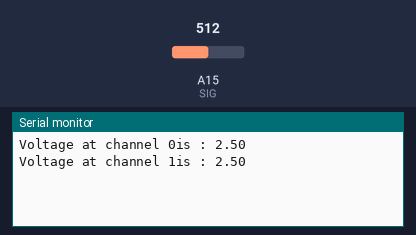
The sketch below on a simulated Arduino Mega 2560, built with avr-gcc and run on an emulated ATmega2560. Shown: the last lines printed to the serial monitor. The test bench sets the inputs (shaded band); at power-on: A15 (SIG) = 512.

Above: at 2.8 s.
2.9 s: A15 (SIG) set to 716
At 5.2 s:
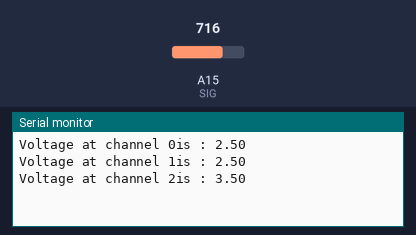
5.6 s: A15 (SIG) set to 900
At 6.9 s:
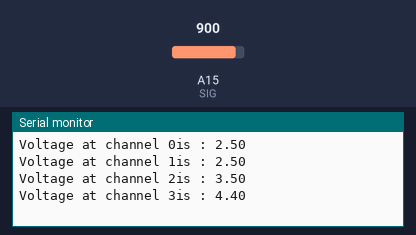
Timing chart, 0 to 8.6 s (numbered marks = the images above; inputs shaded):
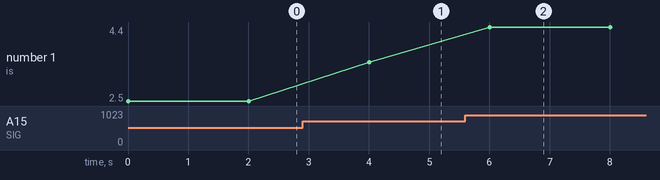

Measured:
- after the input at 2.9 s, the serial monitor: prints a new line after 1.1 s (image 1)
- after the input at 5.6 s, the serial monitor: prints a new line after 0.40 s (image 2)
- plotted number 1: 2.5 → 3.5 after the input at 2.9 s, 3.5 → 4.4 after the input at 5.6 s

The sketch:

mux_test_pcb.ino
```cpp
//Mux control pins
int s0 = 46;
int s1 = 47;
int s2 = 48;
int s3 = 49;

//Mux in "SIG" pin
int SIG = A15;


void setup(){
  pinMode(s0, OUTPUT);
  pinMode(s1, OUTPUT);
  pinMode(s2, OUTPUT);
  pinMode(s3, OUTPUT);

  digitalWrite(s0, LOW);
  digitalWrite(s1, LOW);
  digitalWrite(s2, LOW);
  digitalWrite(s3, LOW);

  Serial.begin(9600);
}


void loop(){

  //Loop through and read all 16 values
  //Reports back Value at channel 6 is: 346
  for(int i = 0; i < 16; i ++){
    Serial.print("Voltage at channel ");
    Serial.print(i);
    Serial.print("is : ");
    Serial.println(readMux(i)*5.0/1023);
    delay(2000);
  }

}


int readMux(int channel){
  int controlPin[] = {s0, s1, s2, s3};

  int muxChannel[16][4]={
    {0,0,0,0}, //channel 0
    {1,0,0,0}, //channel 1
    {0,1,0,0}, //channel 2
    {1,1,0,0}, //channel 3
    {0,0,1,0}, //channel 4
    {1,0,1,0}, //channel 5
    {0,1,1,0}, //channel 6
    {1,1,1,0}, //channel 7
    {0,0,0,1}, //channel 8
    {1,0,0,1}, //channel 9
    {0,1,0,1}, //channel 10
    {1,1,0,1}, //channel 11
    {0,0,1,1}, //channel 12
    {1,0,1,1}, //channel 13
    {0,1,1,1}, //channel 14
    {1,1,1,1}  //channel 15
  };

  //loop through the 4 sig
  for(int i = 0; i < 4; i ++){
    digitalWrite(controlPin[i], muxChannel[channel][i]);
  }

  //read the value at the SIG pin
  int val = analogRead(SIG);

  //return the value
  return val;
}
```
